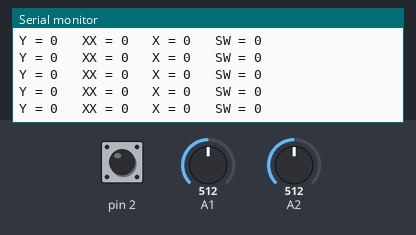
This sketch was run on a simulated Arduino Uno, built with avr-gcc and run on an emulated ATmega328P. On the bench: the last lines printed to the serial monitor. The inputs (shaded band) are chosen by the test bench; at power-on: A1 = 512, A2 = 512, pin 2 HIGH. No radio packets arrive unless stated.

Above: at 2.2 s.
2.3 s: A1 set to 546
At 3.3 s:
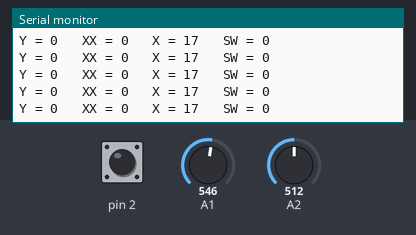
5.3 s: A2 set to 542
At 6.0 s:
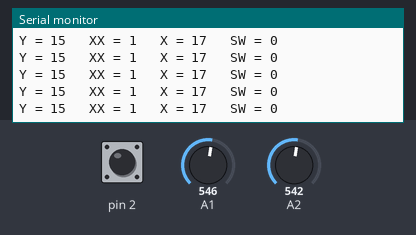
11.3 s: A2 set to 511
At 11.8 s:
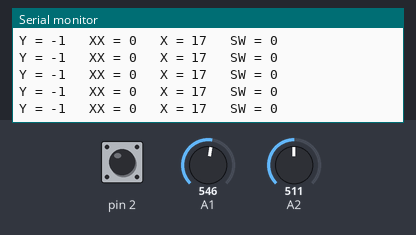
14.3 s: A2 set to 486
At 15.4 s:
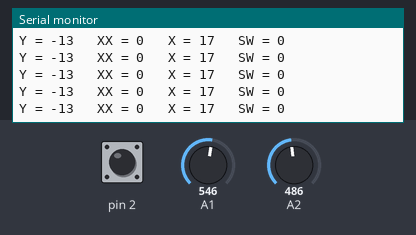
Timing chart, 0 to 17.3 s (numbered marks = the images above; inputs shaded):
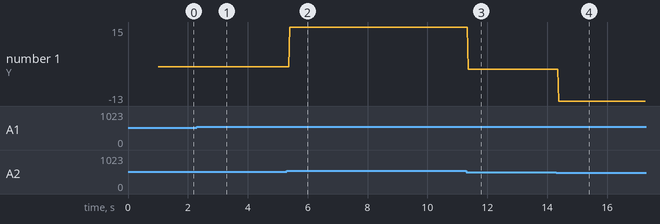

Measured:
- after the input at 2.3 s, the serial monitor: prints a new line after 0.09 s (image 1)
- after the input at 5.3 s, the serial monitor: prints a new line after 0.10 s (image 2)
- after the input at 11.3 s, the serial monitor: prints a new line after 0.07 s (image 3)
- after the input at 14.3 s, the serial monitor: prints a new line after 0.09 s (image 4)
- plotted number 1: 0 → 15 after the input at 5.3 s, 15 → -1 after the input at 11.3 s, -1 → -13 after the input at 14.3 s

The sketch:

Remote_Control_Robot_L298P_Shield_Controller.ino
```cpp
#include <SPI.h>
#include "RF24.h"

//None yet

RF24 myRadio (4, 5); // [CE,CS]

byte addresses[][6] = {"1Node"};

int joystick[4];
int X,XX,Y,SW;

 int count=2;
 int temp=0;
void setup()
{
  Serial.begin(9600);
  delay(1000);
  Serial.println("Spying Robot!!!");

  myRadio.begin();
  myRadio.setChannel(108);
  myRadio.setDataRate(RF24_250KBPS);
  myRadio.setPALevel(RF24_PA_MAX);
  myRadio.openWritingPipe( addresses[0]);

  pinMode(2,INPUT_PULLUP);
  pinMode(3,INPUT_PULLUP);
  attachInterrupt(0,switch_led,FALLING);
}

void switch_led(){
  count++;
  if(count%2==1){
  SW=1;
  }
  else{
  SW=0;
  }
}
void loop()
{
  Y = map(analogRead(A2),0,1023,-255,255);
  X = map(analogRead(A1),0,1023,-255,255);

  //Map X into Y scale:
  XX = map(X,-255,255,-Y,Y);

  joystick[0] = Y;
  joystick[1] = XX;
  joystick[2] = X;
  joystick[3] = SW;


  Serial.print("Y = ");
  Serial.print(joystick[0]);
  Serial.print("   XX = ");
  Serial.print(joystick[1]);
  Serial.print("   X = ");
  Serial.print(joystick[2]);
  Serial.print("   SW = ");
  Serial.println(joystick[3]);

 myRadio.write( &joystick, sizeof(joystick) );

}
```
